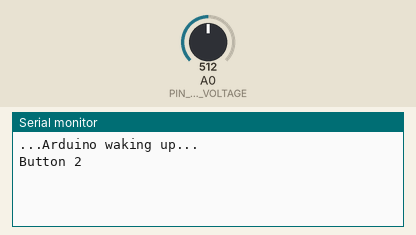
This sketch was run on a simulated Arduino Uno, built with avr-gcc and run on an emulated ATmega328P. Parts: the last lines printed to the serial monitor. The test bench sets the inputs (shaded band); at power-on: A0 (PIN_READING_VOLTAGE) = 512.

Above: at 1.2 s.
1.3 s: A0 (PIN_READING_VOLTAGE) set to 122
At 1.8 s:
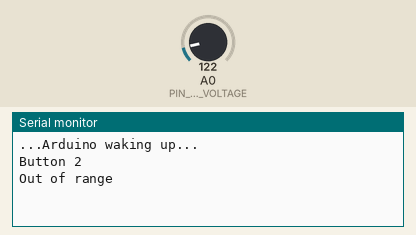
2.8 s: A0 (PIN_READING_VOLTAGE) set to 716
At 4.1 s:
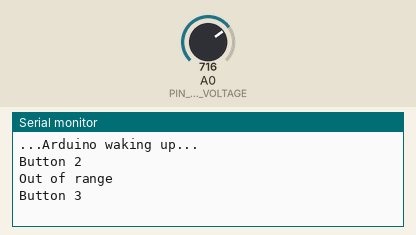

The sketch:

calletest.ino
```cpp
// #include <string.h>

int PIN_READING_VOLTAGE = A0;  //This selects A0 as the pin to read

//arduino = serial.Serial('COM5', 115200, timeout=.1) //Arduino setup to send data to python

int button_pressed[4] = {1, 2, 3, 4};  //This creates an array to call for what button is pressed
int voltage_value = 0; //This sets an initial value for the integer which is later
//used to read the voltage on the pin
int voltage_value_previous = 0;
  //float voltage_value_previous = 0;
int VOLTAGE_RANGES[5] = {161, 197, 563, 722, 923}; //This are the ranges for each button
//int VOLTAGE_READING_TOLERANCE = 10;

//  sound_player = SoundPlayer(sound_files_path) ;//This is a function to play the sound
                        //on the PC

//}

void setup() {
  Serial.begin(115200);
  pinMode(PIN_READING_VOLTAGE, INPUT);
  Serial.println("...Arduino waking up...");
  voltage_value = 0;  //Does this have to be both in setup and beforehand?
  //sound_files_path[4] = (Path1 Path2 Path3 Path4);
  //sound_player = SoundPlayer(sound_files_path);
}

void loop() {
  int voltage_value = analogRead(PIN_READING_VOLTAGE);

  if (voltage_value != voltage_value_previous) {
    if (voltage_value < VOLTAGE_RANGES[0]) {
      Serial.println("Out of range");
    }
    else if (voltage_value > VOLTAGE_RANGES[4]) {
      Serial.println("Out of range");
    }
    else if (voltage_value >= VOLTAGE_RANGES[0] && voltage_value< VOLTAGE_RANGES[1]) {
      //play_sound(1) //What integer should we call play_sond with?
    Serial.println("Button 1");
    }
    else if (voltage_value >= VOLTAGE_RANGES[1] && voltage_value< VOLTAGE_RANGES[2]) {
      //play_sound(2)
    Serial.println("Button 2");
    }
    else if (voltage_value >= VOLTAGE_RANGES[2] && voltage_value< VOLTAGE_RANGES[3]) {
      //play_sound(3)
    Serial.println("Button 3");
    }
    else if (voltage_value >= VOLTAGE_RANGES[3] && voltage_value< VOLTAGE_RANGES[4]) {
      //play_sound(4)
    Serial.println("Button 4");
    }
    voltage_value_previous = voltage_value;
    delay(100);
  }
}
```

Measured:
- after the input at 1.3 s, the serial monitor: prints a new line at once (image 1)
- after the input at 2.8 s, the serial monitor: prints a new line at once (image 2)
